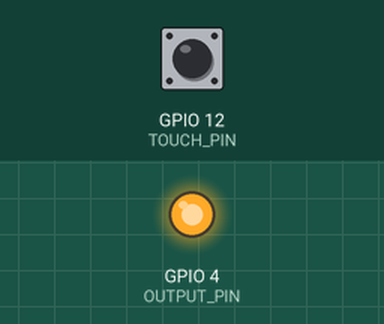
Simulated run of this program. Board: ESP32. Shown: output pins drawn as LEDs (lit = HIGH). The test bench sets the inputs (shaded band); at power-on: GPIO 12 (TOUCH_PIN) HIGH. EEPROM starts erased; what the program prints to the serial monitor is not drawn.

Above: at 0.1 s.
Timing chart, 0 to 1.6 s (numbered marks = the images above):
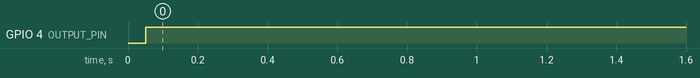

The program:

main.cpp
```cpp
#include <Arduino.h>
#include <Preferences.h>
#include <freertos/FreeRTOS.h>
#include <freertos/task.h>

TaskHandle_t task1Handle;

const int TOUCH_PIN = 12;
const int TOUCH_THRESHOLD = 74;
const int OUTPUT_PIN = 4;
int touchValue = 0;
bool isTouched = false;
bool isOn = false;

Preferences preferences;

void task1(void *pvParameters) {

  while (true) {
    //Serial.print("Touch reading: ");

    touchValue = touchRead(TOUCH_PIN);
    Serial.print(touchRead(TOUCH_PIN));
    if (touchValue <= TOUCH_THRESHOLD) {
      if (!isTouched) {
        isTouched = true;
        isOn = !isOn;
        preferences.putBool("isOn", isOn);
        preferences.end();
        delay(50);
      }
    }
    else
    {
      isTouched = false;
    }
  Serial.println(isOn ? "\tON" : "\tOFF");
  digitalWrite(OUTPUT_PIN, isOn ? HIGH : LOW);
  vTaskDelay(pdMS_TO_TICKS(150)); // Delay for 1 second

  if (!isOn)
  {
    ESP. restart();
  }

  }

}

void setup() {
  Serial.begin(9600);

  pinMode(OUTPUT_PIN, OUTPUT);

  preferences.begin("my_app", false);
  isOn = preferences.getBool("isOn", false);
  digitalWrite(OUTPUT_PIN, isOn ? HIGH : LOW);
  Serial.println(isOn ? "\tON" : "\tOFF");

  while(1)
  {
    int touchValue = touchRead(TOUCH_PIN);
    //Serial.println(touchRead(TOUCH_PIN));    // to monitor the touch threshold value
    if (touchValue <= TOUCH_THRESHOLD) {
    if (!isTouched) {
      isTouched = true;
      isOn = !isOn;
      preferences.putBool("isOn", isOn);
      preferences.end();
      delay(50);
    }
  }
  else
   {
    isTouched = false;
   }

  if(isOn == 1)
   {
      break;
   }
   delay(150);

  }

  xTaskCreate(task1, "Task 1", 10000, NULL, 1, &task1Handle);

}

void loop() {
  //Serial.println("\tESP32 : RUNNING\n");
  delay(250);

}
```

Measured:
- by itself, GPIO 4 (OUTPUT_PIN): LOW → HIGH at 0.05 s
